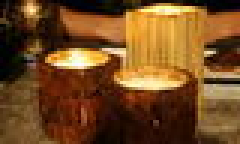
#> input picture backend/dataset/signature_classifier/nonsignature/image1221.jpg, 80 x 48 px (shown 3 times larger)
$ python -i preprocess.py   (imports and definitions only)
#> lines starting #> are read from the running program, lines starting #| are printed output that depends on the picture; after the words box and inside, x2 and y2 are one past the last pixel; in counts of white or black regions, pixels touching at a corner belong together
#> further down, picture is the input picture: shape (48, 80, 3); mean B, G, R 33.5, 74.3, 115.6
import cv2

def preprocess_signature(image):
    gray = cv2.cvtColor(image, cv2.COLOR_BGR2GRAY)
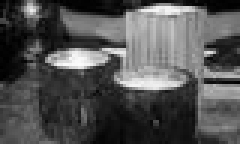
#> gray: shape (48, 80) (shown 3 times larger); min 0, max 251, mean 82
    resized = cv2.resize(gray, (200, 100))
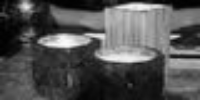
#> resized: shape (100, 200); min 0, max 250, mean 81.9
    blur = cv2.GaussianBlur(resized, (5, 5), 0)
    _, thresh = cv2.threshold(blur, 0, 255, cv2.THRESH_BINARY + cv2.THRESH_OTSU)
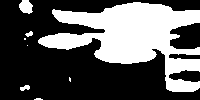
#> thresh: shape (100, 200); 35.2% white; 8 white regions (4 under 20 px), largest, box (x1, y1, x2, y2) and area: (38, 2, 200, 92) 6802, (19, 0, 33, 14) 145, (20, 85, 30, 91) 40, (25, 31, 33, 37) 29
    return thresh

>>> import cv2
>>> picture = cv2.imread('../dataset/signature_classifier/nonsignature/image1221.jpg')
>>> result = preprocess_signature(picture)

$ run again, on backend/dataset/signature_classifier/nonsignature/image1259.jpg
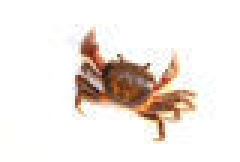
#> input picture backend/dataset/signature_classifier/nonsignature/image1259.jpg, 80 x 54 px (shown 3 times larger)
#> picture is the input picture: shape (54, 80, 3); mean B, G, R 227.3, 232.4, 239.8
#> in preprocess_signature, `resized = cv2.resize(gray, (200, 100))`:
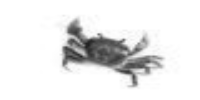
#> resized: shape (100, 200); min 32, max 255, mean 234
#> in preprocess_signature, `_, thresh = cv2.threshold(blur, 0, 255, cv2.THRESH_BINARY + cv2.THRESH..`:
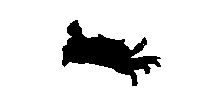
#> thresh: shape (100, 200); 86.7% white; 1 black region, box (x1, y1, x2, y2) and area: (62, 20, 161, 86) 2667

$ run again, on backend/dataset/signature_classifier/nonsignature/image1361.jpg
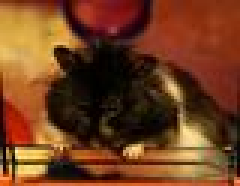
#> input picture backend/dataset/signature_classifier/nonsignature/image1361.jpg, 80 x 62 px (shown 3 times larger)
#> picture is the input picture: shape (62, 80, 3); mean B, G, R 31, 62.7, 114
#> in preprocess_signature, `resized = cv2.resize(gray, (200, 100))`:
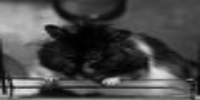
#> resized: shape (100, 200); min 0, max 228, mean 74.4
#> in preprocess_signature, `_, thresh = cv2.threshold(blur, 0, 255, cv2.THRESH_BINARY + cv2.THRESH..`:
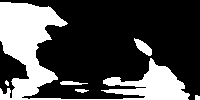
#> thresh: shape (100, 200); 29.4% white; 6 white regions (1 under 20 px), largest, box (x1, y1, x2, y2) and area: (0, 2, 190, 100) 5565, (134, 38, 152, 56) 161, (60, 81, 88, 85) 79, (75, 89, 89, 93) 37, (195, 95, 200, 100) 23

$ run again, on backend/dataset/signature_classifier/nonsignature/image1398.jpg
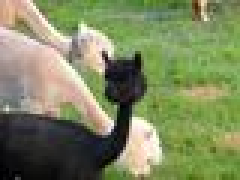
#> input picture backend/dataset/signature_classifier/nonsignature/image1398.jpg, 80 x 60 px (shown 3 times larger)
#> picture is the input picture: shape (60, 80, 3); mean B, G, R 95.2, 135.7, 126.3
#> in preprocess_signature, `resized = cv2.resize(gray, (200, 100))`:
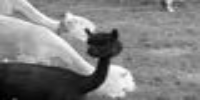
#> resized: shape (100, 200); min 0, max 252, mean 128.2
#> in preprocess_signature, `_, thresh = cv2.threshold(blur, 0, 255, cv2.THRESH_BINARY + cv2.THRESH..`:
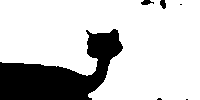
#> thresh: shape (100, 200); 78.4% white; 6 black regions (3 under 20 px), largest, box (x1, y1, x2, y2) and area: (0, 29, 123, 100) 4226, (141, 0, 154, 5) 43, (160, 0, 166, 9) 41
